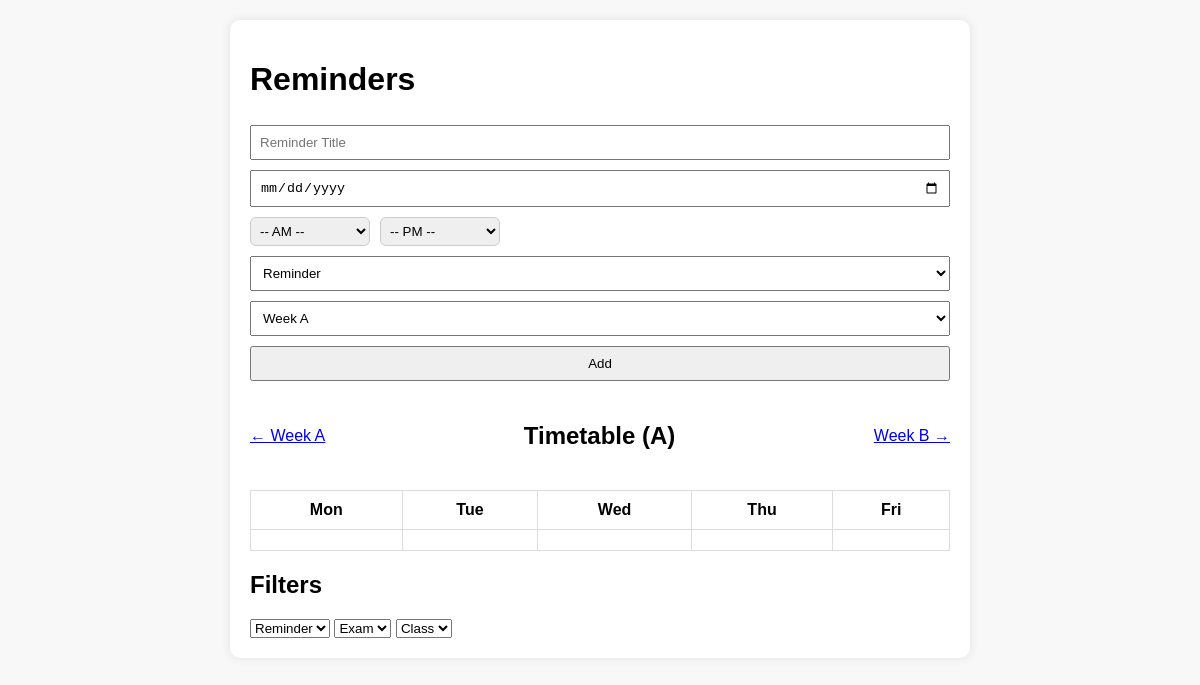
Before: / with the older database file.
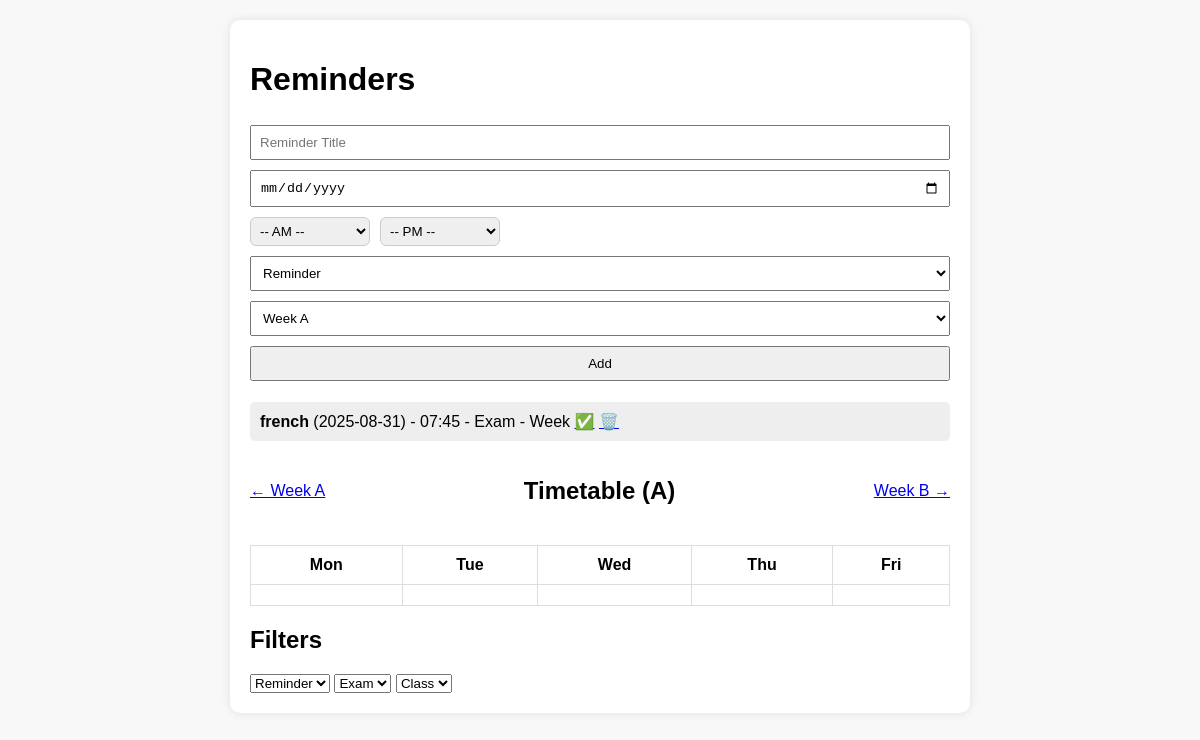
After: the same page with the newer database file.
### tables this page shows
CREATE TABLE reminders (
            id INTEGER PRIMARY KEY AUTOINCREMENT,
            title TEXT,
            due_date TEXT,
            due_time TEXT,
            category TEXT,
            completed INTEGER DEFAULT 0,
            week TEXT DEFAULT 'A'
        );

### app.py (the view)
@app.route('/')
def index():
    selected_week = request.args.get('week', 'A')
    with sqlite3.connect('data.db') as conn:
        c = conn.cursor()
        c.execute("""
            SELECT * FROM reminders
            ORDER BY datetime(due_date || ' ' || due_time) ASC
        """)
        reminders = c.fetchall()
        c.execute("""
            SELECT title, due_date, due_time
            FROM reminders
            WHERE category='Class' AND week=?
            ORDER BY datetime(due_date || ' ' || due_time) ASC
        """, (selected_week,))
        classes = c.fetchall()
    return render_template('index.html', reminders=reminders, classes=classes, selected_week=selected_week)

### templates/index.html (shortened to what this page needs)
<!DOCTYPE html>
<html lang="en">
<head>
    <link rel="stylesheet" href="{{ url_for('static', filename='css/style.css') }}">
</head>
<body>
    <div class="container">
        <h1>Reminders</h1>
        <form method="POST" action="/add">
            <input type="text" name="title" placeholder="Reminder Title" required>
            <input type="date" name="due_date" required>
            <div style="display: flex; gap: 10px;">
                <select name="due_time_am" style="width: 120px;">
                    <option value="">-- AM --</option>
                </select>
                <select name="due_time_pm" style="width: 120px;">
                    <option value="">-- PM --</option>
                </select>
            </div>
            <select name="category">
                <option value="Reminder">Reminder</option>
            </select>
            <select name="week">
                <option value="A">Week A</option>
            </select>
            <button type="submit">Add</button>
        </form>
        <ul class="reminder-list">
            {% for r in reminders %}
            <li class="{% if r[5] %}completed{% endif %}">
                <strong>{{ r[1] }}</strong> ({{ r[2] }}) - {{ r[3] }} - {{ r[4] }} - Week {{ r[6] }}
                {% if not r[5] %}
                    <a href="/complete/{{ r[0] }}">✅</a>
                {% else %}
                    <a href="/uncomplete/{{ r[0] }}">✔️</a>
                {% endif %}
                <a href="/delete/{{ r[0] }}">🗑️</a>
            </li>
            {% endfor %}
        </ul>
        <div style="display: flex; align-items: center; justify-content: space-between;">
            <a href="/?week=A">&#8592; Week A</a>
            <h2>Timetable ({{ selected_week }})</h2>
            <a href="/?week=B">Week B &#8594;</a>
        </div>
        <table>
            <tr>
                <th>Mon</th><th>Tue</th><th>Wed</th><th>Thu</th><th>Fri</th>
            </tr>
            <tr>
                {% set days = ['Mon', 'Tue', 'Wed', 'Thu', 'Fri'] %}
                {% for day in days %}
                <td>
                </td>
                {% endfor %}
            </tr>
        </table>
        <h2>Filters</h2>
        <select><option>Reminder</option></select>
        <select><option>Exam</option></select>
        <select><option>Class</option></select>
    </div>
</body>
</html>

### static/css/style.css (style rules this page uses)
body { font-family: Arial, sans-serif; background: #f8f8f8; padding: 20px; margin: 0; }
.container { max-width: 700px; margin: auto; background: white; padding: 20px; border-radius: 10px; box-shadow: 0 0 10px rgba(0,0,0,0.1); }
form input, form select, form button { margin: 5px 0; padding: 8px; width: 100%; box-sizing: border-box; }
.reminder-list { list-style: none; padding: 0; }
.reminder-list li { background: #eee; margin: 5px 0; padding: 10px; border-radius: 5px; }
table { width: 100%; border-collapse: collapse; margin-top: 20px; }
table th, table td { border: 1px solid #ddd; padding: 10px; text-align: center; }
select[name="due_time_am"], select[name="due_time_pm"] { width: 120px; padding: 5px; border-radius: 6px; border: 1px solid #ccc; }

Changed rows visible on the page:
added reminders: title "french", due_date "2025-08-31", due_time "07:45", category "Exam"
